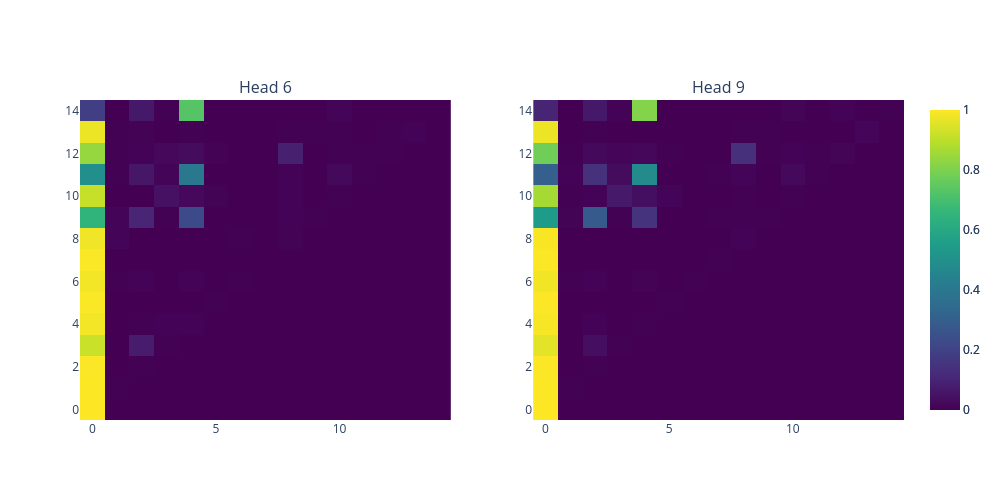

Notebook code for this chart:
### Code cell
_, cache = gpt2.run_with_cache(prompts, remove_batch_dim=True)

img1 = cache["pattern", 9][6].cpu().numpy()
img2 = cache["pattern", 9][9].cpu().numpy()  # example second head

fig = make_subplots(rows=1, cols=2, subplot_titles=("Head 6", "Head 9"))

fig.add_trace(go.Heatmap(z=img1, colorscale="Viridis"), row=1, col=1)
fig.add_trace(go.Heatmap(z=img2, colorscale="Viridis"), row=1, col=2)

size = 500
fig.update_layout(height=size, width=size*2)
fig.show()

### Figure 1 — Plotly figure (JSON) as saved in the notebook; plotly's stock layout.template omitted (floating-point values rounded to 4 significant figures; data arrays with more than 128 entries replaced by an {"elided": "..."} marker saying what was removed)
{"data": [{"colorscale": [[0, "#440154"], [0.1111, "#482878"], [0.2222, "#3e4989"], [0.3333, "#31688e"], [0.4444, "#26828e"], [0.5556, "#1f9e89"], [0.6667, "#35b779"], [0.7778, "#6ece58"], [0.8889, "#b5de2b"], [1, "#fde725"]], "type": "heatmap", "xaxis": "x", "yaxis": "y", "z": {"elided": "15x15 float values"}}, {"colorscale": [[0, "#440154"], [0.1111, "#482878"], [0.2222, "#3e4989"], [0.3333, "#31688e"], [0.4444, "#26828e"], [0.5556, "#1f9e89"], [0.6667, "#35b779"], [0.7778, "#6ece58"], [0.8889, "#b5de2b"], [1, "#fde725"]], "type": "heatmap", "xaxis": "x2", "yaxis": "y2", "z": {"elided": "15x15 float values"}}], "layout": {"annotations": [{"font": {"size": 16}, "showarrow": false, "text": "Head 6", "x": 0.225, "xanchor": "center", "xref": "paper", "y": 1, "yanchor": "bottom", "yref": "paper"}, {"font": {"size": 16}, "showarrow": false, "text": "Head 9", "x": 0.775, "xanchor": "center", "xref": "paper", "y": 1, "yanchor": "bottom", "yref": "paper"}], "height": 500, "width": 1000, "xaxis": {"anchor": "y", "domain": [0, 0.45]}, "xaxis2": {"anchor": "y2", "domain": [0.55, 1]}, "yaxis": {"anchor": "x", "domain": [0, 1]}, "yaxis2": {"anchor": "x2", "domain": [0, 1]}}}
